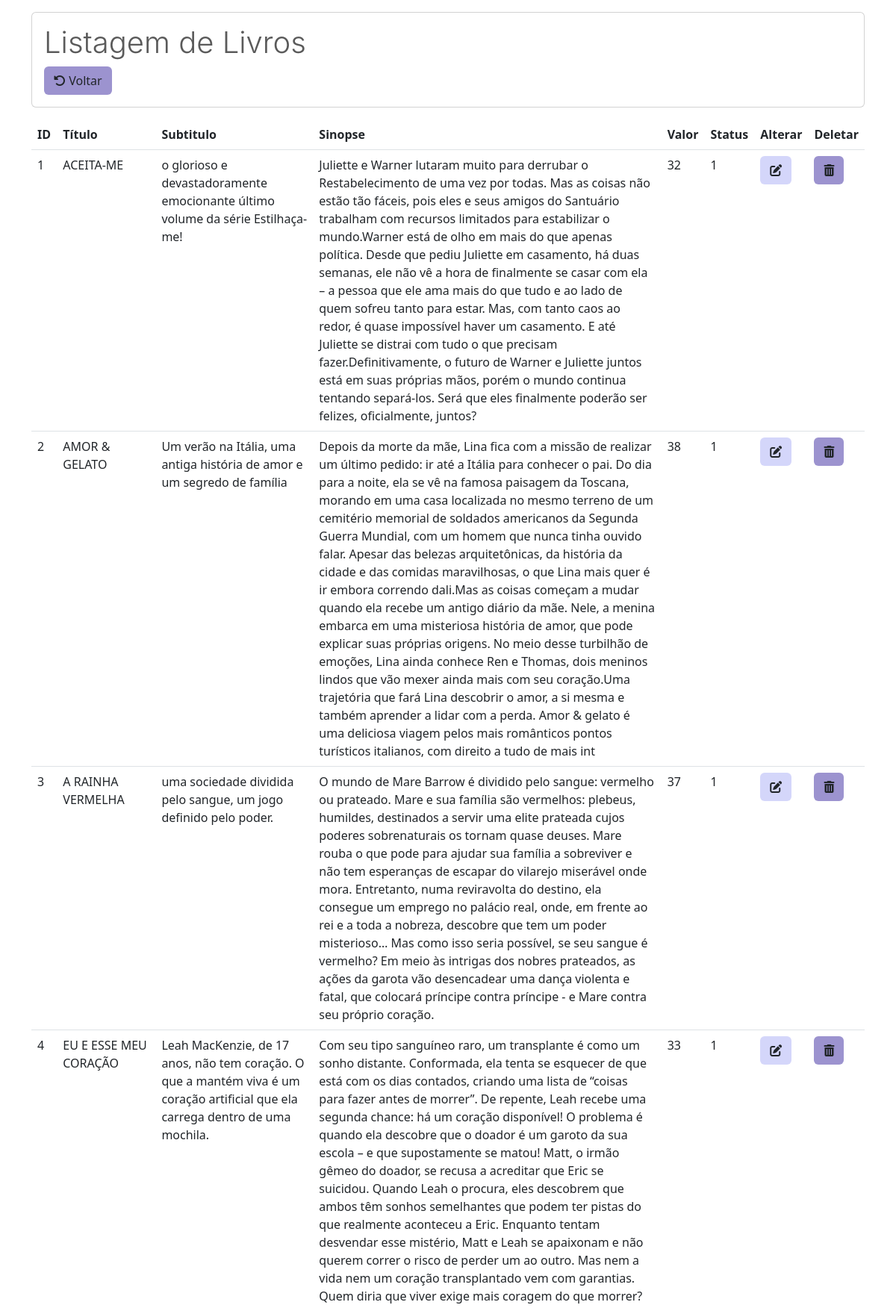
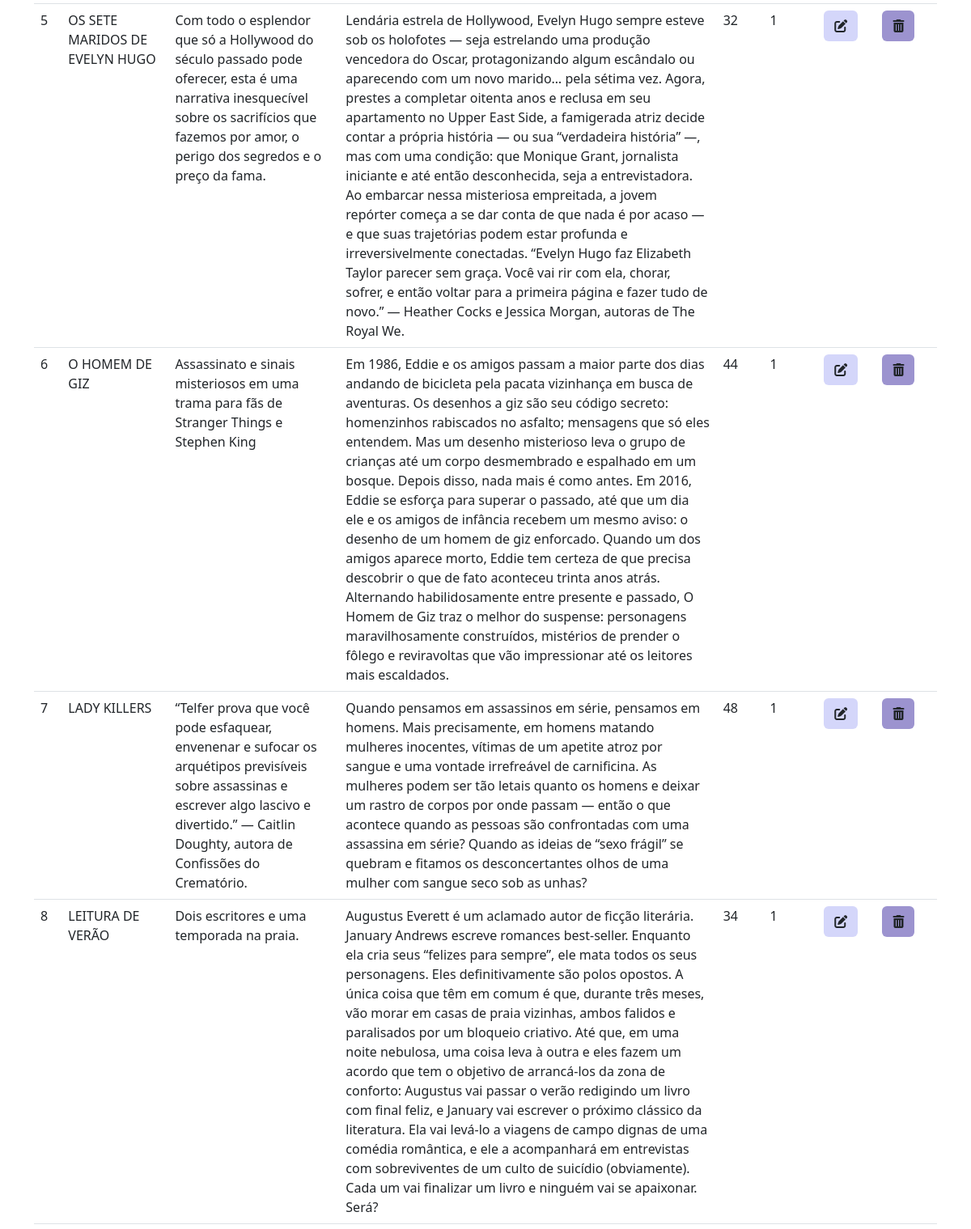
The page /listarLivros.php (upper part) on the database its author committed (2 pictures, top to bottom).
### tables this page shows
CREATE TABLE `livros` (
  `id` int(13) NOT NULL,
  `titulo` varchar(200) NOT NULL,
  `subtitulo` varchar(200) NOT NULL,
  `sinopse` varchar(1000) NOT NULL,
  `valor` int(11) NOT NULL,
  `capa` varchar(200) NOT NULL,
  `class` varchar(200) NOT NULL,
  `status` int(11) NOT NULL DEFAULT 1,
  `livrosAutor_id` int(11) DEFAULT NULL,
  `livrosEditora_id` int(11) DEFAULT NULL,
  `heartstopper` int(11) NOT NULL DEFAULT 0
);

### listarLivros.php (the view, shortened to what this page needs)
<?php
require_once("conexao.php");
$sql = "select * from livros";
$resultado = mysqli_query($conexao, $sql);
?>
<!DOCTYPE html>
<html lang="en">
<head>
  <link href="https://cdn.jsdelivr.net/npm/bootstrap@5.3.0-alpha3/dist/css/bootstrap.min.css" rel="stylesheet">
  <link rel="stylesheet" href="https://cdn.jsdelivr.net/npm/bootstrap-icons@1.11.0/font/bootstrap-icons.css">
</head>
<body>
  <div class="container-md">
    <div class="card mt-3 mb-3">
      <div class="card-body">
        <h1 class="card-title" style="color: #5a5a5a; font-family: '-apple-system'; font-weight: 300;">Listagem de Livros</h1> <a href="MenuAdm.php" class="btn" style="background-color: #9c93cf;"><i class="fa-solid fa-rotate-left"></i> Voltar</a>
      </div>
    </div>
    <table class="table table-hover">
      <thead>
        <tr>
          <th scope="col">ID</th>
          <th scope="col">Título</th>
          <th scope="col">Subtitulo</th>
          <th scope="col">Sinopse</th>
          <th scope="col">Valor</th>
          <th scope="col">Status</th>
          <th scope="col">Alterar</th>
          <th scope="col">Deletar</th>
        </tr>
      </thead>
      <tbody>
        <?php while ($linha = mysqli_fetch_array($resultado)) { ?>
          <tr>
            <td><?= $linha['id'] ?></th>
            <td><?= $linha['titulo'] ?></th>
            <td><?= $linha['subtitulo'] ?></th>
            <td><?= $linha['sinopse'] ?></th>
            <td><?= $linha['valor'] ?></th>
            <td><?= $linha['status'] ?></th>
            <td>
              <a href="alterarLivros.php?id=<?= $linha['id'] ?>" class="btn btn" style="background-color:#D4D6FA;"><i class="fa-solid fa-pen-to-square"></i></a>
            <td>
              <a href="usuarioListar.php?id=<?= $linha['id'] ?>" class="btn btn-l" style="background-color:#9c93cf;" onclick="return confirm('Confirmar exclusão?')"><i class="fa-solid fa-trash-can"></i></a>
          </tr>
        <?php } ?>
      </tbody>
    </table>
</body>
</html>

### rows shown on the page
livros: id "1", titulo "ACEITA-ME", subtitulo "o glorioso e devastadoramente emocionante último volume da série Estilhaça-me!", sinopse "Juliette e Warner lutaram muito para derrubar o Restabelecimento de uma vez por todas. Mas as coisas não estão tão fáceis, pois eles e seus amigos do Santuário trabalham com recursos limitados para estabilizar o mundo.Warner está de olho em mais do que apenas política. Desde que pediu Juliette em casamento, há duas semanas, ele não vê a hora de finalmente se casar com ela – a pessoa que ele ama mais do que tudo e ao lado de quem sofreu tanto para estar. Mas, com tanto caos ao redor, é quase impossível haver um casamento. E até Juliette se distrai com tudo o que precisam fazer.Definitivamente, o futuro de Warner e Juliette juntos está em suas próprias mãos, porém o mundo continua tentando…", valor "32", status "1"
livros: id "2", titulo "AMOR & GELATO", subtitulo "Um verão na Itália, uma antiga história de amor e um segredo de família", sinopse "Depois da morte da mãe, Lina fica com a missão de realizar um último pedido: ir até a Itália para conhecer o pai. Do dia para a noite, ela se vê na famosa paisagem da Toscana, morando em uma casa localizada no mesmo terreno de um cemitério memorial de soldados americanos da Segunda Guerra Mundial, com um homem que nunca tinha ouvido falar. Apesar das belezas arquitetônicas, da história da cidade e das comidas maravilhosas, o que Lina mais quer é ir embora correndo dali.Mas as coisas começam a mudar quando ela recebe um antigo diário da mãe. Nele, a menina embarca em uma misteriosa história de amor, que pode explicar suas próprias origens. No meio desse turbilhão de emoções, Lina ainda…", valor "38", status "1"
livros: id "3", titulo "A RAINHA VERMELHA", subtitulo "uma sociedade dividida pelo sangue, um jogo definido pelo poder.", sinopse "O mundo de Mare Barrow é dividido pelo sangue: vermelho ou prateado. Mare e sua família são vermelhos: plebeus, humildes, destinados a servir uma elite prateada cujos poderes sobrenaturais os tornam quase deuses. Mare rouba o que pode para ajudar sua família a sobreviver e não tem esperanças de escapar do vilarejo miserável onde mora. Entretanto, numa reviravolta do destino, ela consegue um emprego no palácio real, onde, em frente ao rei e a toda a nobreza, descobre que tem um poder misterioso… Mas como isso seria possível, se seu sangue é vermelho? Em meio às intrigas dos nobres prateados, as ações da garota vão desencadear uma dança violenta e fatal, que colocará príncipe contra príncipe…", valor "37", status "1"
livros: id "4", titulo "EU E ESSE MEU CORAÇÃO", subtitulo "Leah MacKenzie, de 17 anos, não tem coração. O que a mantém viva é um coração artificial que ela carrega dentro de uma mochila.", sinopse "Com seu tipo sanguíneo raro, um transplante é como um sonho distante. Conformada, ela tenta se esquecer de que está com os dias contados, criando uma lista de “coisas para fazer antes de morrer”. De repente, Leah recebe uma segunda chance: há um coração disponível! O problema é quando ela descobre que o doador é um garoto da sua escola – e que supostamente se matou! Matt, o irmão gêmeo do doador, se recusa a acreditar que Eric se suicidou. Quando Leah o procura, eles descobrem que ambos têm sonhos semelhantes que podem ter pistas do que realmente aconteceu a Eric. Enquanto tentam desvendar esse mistério, Matt e Leah se apaixonam e não querem correr o risco de perder um ao outro. Mas nem a…", valor "33", status "1"
livros: id "5", titulo "OS SETE MARIDOS DE EVELYN HUGO", subtitulo "Com todo o esplendor que só a Hollywood do século passado pode oferecer, esta é uma narrativa inesquecível sobre os sacrifícios que fazemos por amor, o perigo dos segredos e o preço da fama.", sinopse "Lendária estrela de Hollywood, Evelyn Hugo sempre esteve sob os holofotes ― seja estrelando uma produção vencedora do Oscar, protagonizando algum escândalo ou aparecendo com um novo marido… pela sétima vez. Agora, prestes a completar oitenta anos e reclusa em seu apartamento no Upper East Side, a famigerada atriz decide contar a própria história ― ou sua “verdadeira história” ―, mas com uma condição: que Monique Grant, jornalista iniciante e até então desconhecida, seja a entrevistadora. Ao embarcar nessa misteriosa empreitada, a jovem repórter começa a se dar conta de que nada é por acaso ― e que suas trajetórias podem estar profunda e irreversivelmente conectadas. “Evelyn Hugo faz…", valor "32", status "1"
livros: id "6", titulo "O HOMEM DE GIZ", subtitulo "Assassinato e sinais misteriosos em uma trama para fãs de Stranger Things e Stephen King", sinopse "Em 1986, Eddie e os amigos passam a maior parte dos dias andando de bicicleta pela pacata vizinhança em busca de aventuras. Os desenhos a giz são seu código secreto: homenzinhos rabiscados no asfalto; mensagens que só eles entendem. Mas um desenho misterioso leva o grupo de crianças até um corpo desmembrado e espalhado em um bosque. Depois disso, nada mais é como antes. Em 2016, Eddie se esforça para superar o passado, até que um dia ele e os amigos de infância recebem um mesmo aviso: o desenho de um homem de giz enforcado. Quando um dos amigos aparece morto, Eddie tem certeza de que precisa descobrir o que de fato aconteceu trinta anos atrás. Alternando habilidosamente entre presente e…", valor "44", status "1"
livros: id "7", titulo "LADY KILLERS", subtitulo "“Telfer prova que você pode esfaquear, envenenar e sufocar os arquétipos previsíveis sobre assassinas e escrever algo lascivo e divertido.” — Caitlin Doughty, autora de Confissões do Crematório.", sinopse "Quando pensamos em assassinos em série, pensamos em homens. Mais precisamente, em homens matando mulheres inocentes, vítimas de um apetite atroz por sangue e uma vontade irrefreável de carnificina. As mulheres podem ser tão letais quanto os homens e deixar um rastro de corpos por onde passam ― então o que acontece quando as pessoas são confrontadas com uma assassina em série? Quando as ideias de “sexo frágil” se quebram e fitamos os desconcertantes olhos de uma mulher com sangue seco sob as unhas?", valor "48", status "1"
livros: id "8", titulo "LEITURA DE VERÃO", subtitulo "Dois escritores e uma temporada na praia.", sinopse "Augustus Everett é um aclamado autor de ficção literária. January Andrews escreve romances best-seller. Enquanto ela cria seus “felizes para sempre”, ele mata todos os seus personagens. Eles definitivamente são polos opostos. A única coisa que têm em comum é que, durante três meses, vão morar em casas de praia vizinhas, ambos falidos e paralisados por um bloqueio criativo. Até que, em uma noite nebulosa, uma coisa leva à outra e eles fazem um acordo que tem o objetivo de arrancá-los da zona de conforto: Augustus vai passar o verão redigindo um livro com final feliz, e January vai escrever o próximo clássico da literatura. Ela vai levá-lo a viagens de campo dignas de uma comédia romântica, e…", valor "34", status "1"
